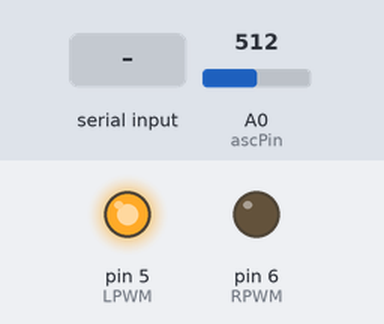
Recording of a sketch running on a simulated Arduino Uno, built with avr-gcc and run on an emulated ATmega328P. Parts: output pins drawn as LEDs (lit = HIGH). The test bench sets the inputs (shaded band); at power-on: A0 (ascPin) = 512. What the sketch prints to the serial monitor is not drawn.

Above: at 1.2 s.
1.3 s: "90,45\n" received over Serial
Timing chart, 0 to 4.3 s (numbered marks = the images above; inputs shaded):
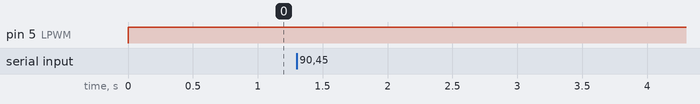

The sketch:

temperature_control.ino
```cpp
#include <math.h>

const int ascPin = A0; // Current Sensor
const float vcc = 5.0;
const int adcMax = 1023;
const float sens = 0.66;  // 30A

const int RPWM = 6; // Forward digital pin
const int LPWM = 5; // Reversal digital pin

float environmentTemp; // Temperature of the environment
float setpoint = 23.0; // Temperature goal
float tolerance = 1.0; // Acceptable range +/-

long lastTime;

float P, I = 0, D;
float kd = 10, kp = 0, ki = 0;
float lastError = 0;

void setup() {
  pinMode(RPWM, OUTPUT);
  pinMode(LPWM, OUTPUT);
  Serial.begin(9600);
  Serial.println("Start:");

  lastTime = millis();
}

void loop() {

  long currentTime = millis();
  long dt = currentTime - lastTime;
  lastTime = currentTime;

  environmentTemp = 0;

  controlPeltier(environmentTemp,255);
  //controlPeltierPID(environmentTemp,dt);

  float current = getAverageCurrent(100);

  Serial.print("dt:");
  Serial.print(dt);
  Serial.print("\t");
  Serial.print("Current:");
  Serial.println(current);

  delay(500);

  if (Serial.available() > 0) { // Lets the change of the set point from the serial monitor
    float newSetpoint = Serial.parseFloat();
    while (Serial.available()) Serial.read(); // Clear buffer
    setpoint = newSetpoint;
    Serial.print("Updated Threshold: ");
    Serial.println(setpoint);
  }
}

float getAverageCurrent(int nSamples) {
  float val = 0;
  for (int i = 0; i < nSamples; i++) {
    val += analogRead(ascPin);
    delay(1);
  }
  //return val / nSamples;
  float avgOutput = val / adcMax / nSamples;
  return (vcc * avgOutput - vcc / 2) / sens * 10;
}

void controlPeltier(float temperature, int PWM) {
  if (temperature > setpoint + tolerance) { // Cooling
    digitalWrite(RPWM, PWM);
    digitalWrite(LPWM, 0);
  } else if (temperature < setpoint - tolerance) { // Heating
    digitalWrite(RPWM, 0);
    digitalWrite(LPWM, PWM);
  } else { // Idle
    digitalWrite(RPWM, 0);
    digitalWrite(LPWM, 0);
  }
}

void controlPeltierPID(float temperature, long dtMillis){
  float error = setpoint - temperature;
  float dt = dtMillis / 1000.0;

  P = kp * error;
  I += ki * error * dt;
  if (dt != 0){D = kd * (error - lastError) / dt;} // Avoid divsion by 0
  else {dt = 0;}

  float PID = P + I + D;
  int PWM = (int)max(abs(PID),255);

  if (PID>0){
    digitalWrite(RPWM, PWM);
    digitalWrite(LPWM, 0);
  } else {
    digitalWrite(RPWM, 0);
    digitalWrite(LPWM, PWM);
  }
}
```

Measured:
- after the input at 1.3 s, every drawn part: stays the same
